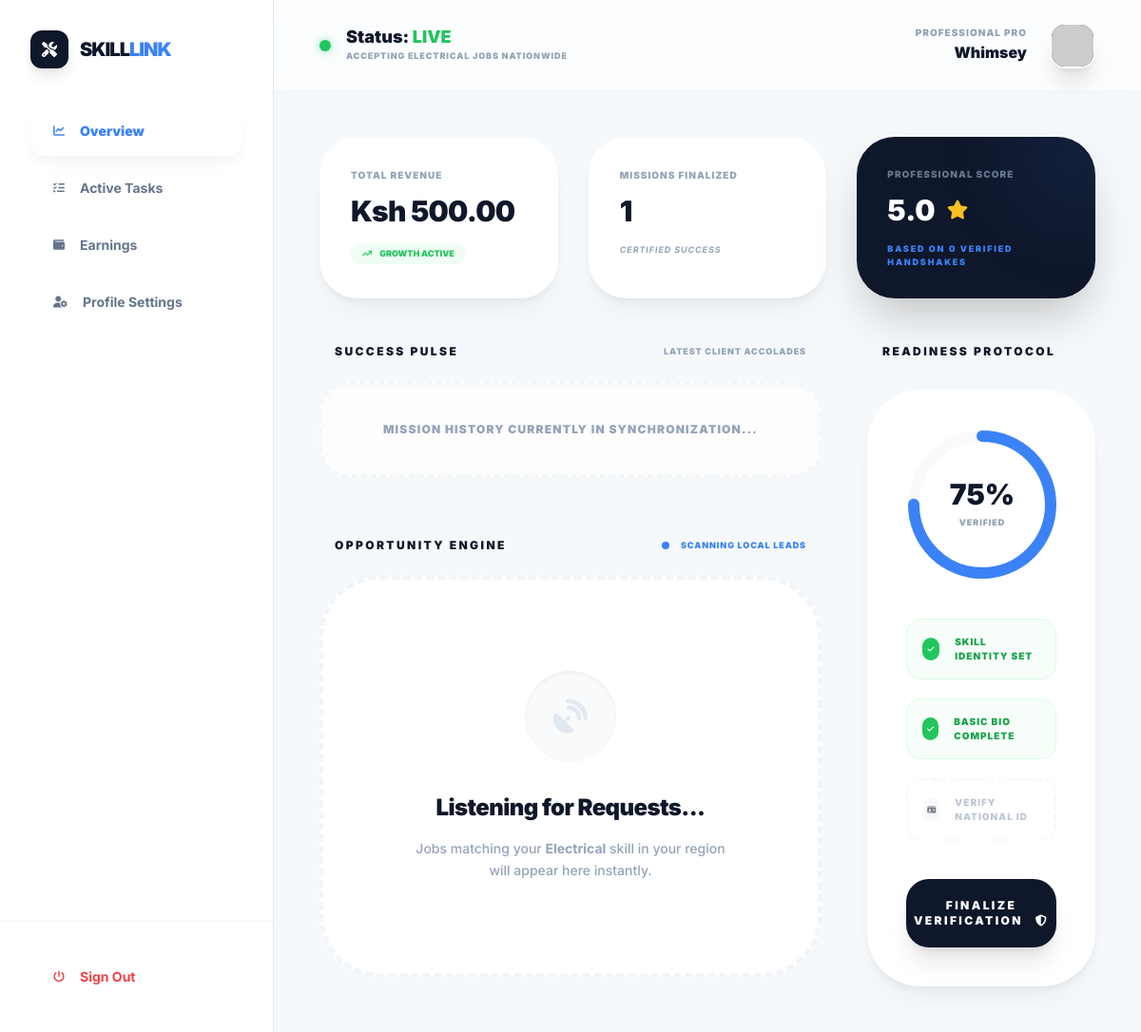
The app's page /worker/dashboard.php (signed in), older data.
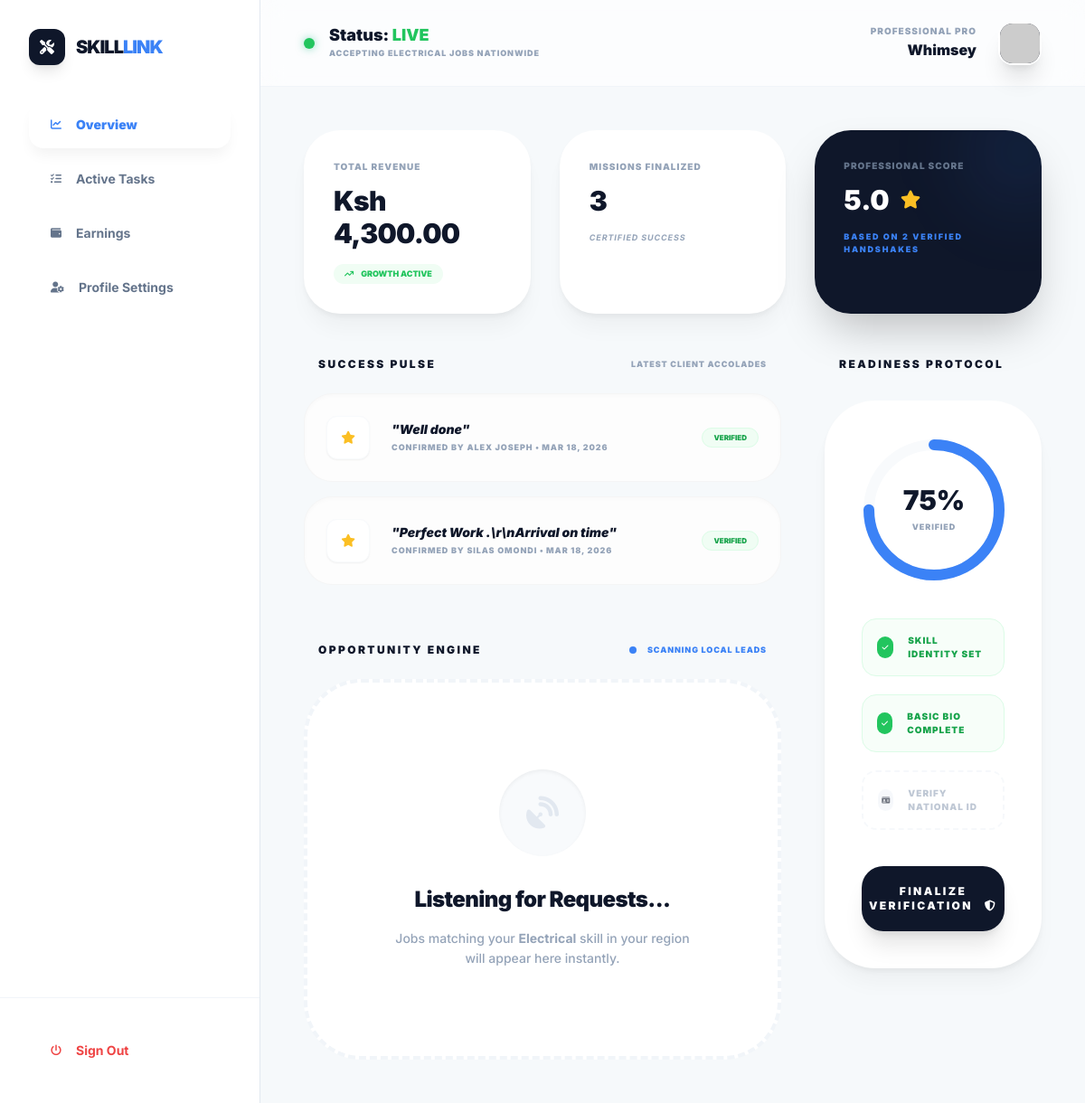
The same page, newer data.
### tables this page shows
CREATE TABLE `worker_profiles` (
  `profile_id` int(11) NOT NULL,
  `user_id` int(11) NOT NULL COMMENT 'Links to the shared users table',
  `category_id` int(11) NOT NULL COMMENT 'Links to the Blueprint (categories) table',
  `bio` text NOT NULL COMMENT 'The professional summary for clients',
  `profile_photo` varchar(255) DEFAULT 'default-pro.png' COMMENT 'Path to the headshot',
  `onboarded_at` timestamp NOT NULL DEFAULT current_timestamp(),
  `hourly_rate` decimal(10,2) DEFAULT 0.00,
  `service_radius` int(11) DEFAULT 10,
  `is_live` tinyint(1) DEFAULT 1,
  `id_proof_path` varchar(255) DEFAULT NULL,
  `is_verified` tinyint(1) DEFAULT 0
);

CREATE TABLE `categories` (
  `id` int(11) NOT NULL,
  `cat_name` varchar(50) NOT NULL COMMENT 'Display name (e.g., Plumbing)',
  `cat_icon` varchar(50) NOT NULL COMMENT 'FontAwesome class (e.g., fa-wrench)',
  `sort_order` int(11) DEFAULT 0 COMMENT 'Controls UI display sequence',
  `status` enum('active','hidden') DEFAULT 'active' COMMENT 'Allows temporary hiding of categories',
  `created_at` timestamp NOT NULL DEFAULT current_timestamp()
);

CREATE TABLE `reviews` (
  `id` int(11) NOT NULL,
  `task_id` int(11) NOT NULL,
  `worker_id` int(11) NOT NULL,
  `client_id` int(11) NOT NULL,
  `rating` tinyint(1) NOT NULL CHECK (`rating` between 1 and 5),
  `comment` text DEFAULT NULL,
  `created_at` timestamp NOT NULL DEFAULT current_timestamp()
);

CREATE TABLE `users` (
  `id` int(11) NOT NULL,
  `full_name` varchar(255) NOT NULL,
  `email` varchar(255) NOT NULL,
  `phone` varchar(20) NOT NULL,
  `county` varchar(100) NOT NULL,
  `area` varchar(100) NOT NULL,
  `password` varchar(255) NOT NULL,
  `role` enum('client','worker','admin') NOT NULL,
  `status` enum('active','suspended') DEFAULT 'active',
  `created_at` timestamp NOT NULL DEFAULT current_timestamp()
);

### worker/dashboard.php (the view, shortened to what the rows shown need)
<?php
$base_dir = dirname(__DIR__);
require_once $base_dir . '/includes/config.php';
$user_id = $_SESSION['user_id'];
$profile_query = $conn->query("SELECT wp.*, c.cat_name
                               FROM worker_profiles wp
                               JOIN categories c ON wp.category_id = c.id
                               WHERE wp.user_id = '$user_id'");
$worker_data = $profile_query->fetch_assoc();
$worker_category_id = $worker_data['category_id'];
$opportunities_query = $conn->query("SELECT t.*, c.cat_name
                                     FROM tasks t
                                     JOIN categories c ON t.category_id = c.id
                                     WHERE t.category_id = '$worker_category_id'
                                     AND t.status = 'open'
                                     ORDER BY t.created_at DESC
                                     LIMIT 5");
$accolades_query = $conn->query("SELECT r.*, u.full_name as client_name
                                 FROM reviews r
                                 JOIN users u ON r.client_id = u.id
                                 WHERE r.worker_id = '$user_id'
                                 ORDER BY r.created_at DESC
                                 LIMIT 3");
?>
<!DOCTYPE html>
<html lang="en">
<head>
    <script src="https://cdn.tailwindcss.com"></script>
    <link rel="stylesheet" href="https://cdnjs.cloudflare.com/ajax/libs/font-awesome/6.4.0/css/all.min.css">
</head>
<body class="bg-[#f8fafc] font-sans antialiased text-slate-900 overflow-hidden">
    <div class="flex h-screen overflow-hidden">
        <main class="flex-1 flex flex-col overflow-hidden relative">
            <header class="h-24 flex items-center justify-between px-12 bg-white/50 backdrop-blur-md border-b border-slate-100 relative z-20">
                <div class="flex items-center gap-4">
                    <div>
                        <h1 class="text-lg font-black text-slate-900 leading-none">Status: <span class="text-green-500 uppercase">Live</span></h1>
                        <p class="text-[9px] font-black text-slate-400 uppercase tracking-widest mt-1">Accepting <?php echo $worker_data['cat_name']; ?> jobs nationwide</p>
                    </div>
                </div>
            </header>
            <section class="flex-1 overflow-y-auto p-12 custom-scroll bg-[#f1f5f9]/30">
                <div class="grid grid-cols-1 lg:grid-cols-3 gap-12">
                    <div class="lg:col-span-2 space-y-8">
                        <div class="space-y-6">
                            <div class="grid grid-cols-1 gap-4">
                                <?php if($accolades_query->num_rows > 0): ?>
                                    <?php while($review = $accolades_query->fetch_assoc()): ?>
                                    <div class="recessed-card p-6 rounded-[2rem] flex items-center justify-between group">
                                        <div class="flex items-center gap-6">
                                            <div class="w-12 h-12 bg-white rounded-xl flex items-center justify-center text-amber-400 shadow-sm border border-slate-50">
                                                <i class="fas fa-star text-sm"></i>
                                            </div>
                                            <div>
                                                <p class="text-slate-900 font-black text-sm leading-tight italic">"<?php echo $review['comment']; ?>"</p>
                                                <p class="text-[9px] font-black text-slate-400 uppercase tracking-widest mt-1">Confirmed by <?php echo $review['client_name']; ?> • <?php echo date('M d, Y', strtotime($review['created_at'])); ?></p>
                                            </div>
                                        </div>
                                        <span class="px-3 py-1 bg-green-50 text-green-600 text-[8px] font-black uppercase rounded-full border border-green-100">Verified</span>
                                    </div>
                                    <?php endwhile; ?>
                                <?php else: ?>
                                    <div class="recessed-card p-10 rounded-[2rem] text-center border-2 border-dashed border-slate-100">
                                        <p class="text-xs text-slate-400 font-black uppercase tracking-widest">Mission history currently in synchronization...</p>
                                    </div>
                                <?php endif; ?>
                            </div>
                        </div>
                        <div class="space-y-6 pt-8">
                            <div class="space-y-6">
                                <?php if($opportunities_query->num_rows > 0): ?>
                                    <?php while($job = $opportunities_query->fetch_assoc()): ?>
                                    <div class="elite-card p-8 rounded-[3rem] flex items-center justify-between group new-job-glow hover:border-skill-blue/50 transition-all">
                                        <div class="flex items-center gap-8">
                                            <div class="w-16 h-16 bg-slate-50 rounded-[1.75rem] flex items-center justify-center text-slate-300 group-hover:text-skill-blue transition-colors"><i class="fas fa-bolt-lightning text-2xl"></i></div>
                                            <div class="space-y-1">
                                                <div class="flex items-center gap-3">
                                                    <span class="px-3 py-1 bg-skill-blue/10 text-skill-blue text-[9px] font-black uppercase rounded-full tracking-tighter"><?php echo $job['cat_name']; ?></span>
                                                    <span class="text-[9px] font-black text-slate-400 uppercase tracking-widest">• <?php echo date('h:i A', strtotime($job['created_at'])); ?></span>
                                                </div>
                                                <h4 class="text-lg font-black text-slate-900 tracking-tight leading-tight"><?php echo $job['title']; ?></h4>
                                                <div class="flex items-center gap-4 pt-1">
                                                    <p class="text-xs text-slate-400 font-bold uppercase tracking-widest"><i class="fas fa-map-pin mr-1.5 text-skill-blue"></i> <?php echo $job['location_name']; ?></p>
                                                    <p class="text-xs text-slate-900 font-black uppercase tracking-widest"><i class="fas fa-wallet mr-1.5 text-skill-blue"></i> Ksh <?php echo number_format($job['budget'], 2); ?></p>
                                                </div>
                                            </div>
                                        </div>
                                        <a href="view-task.php?id=<?php echo $job['id']; ?>" class="px-8 py-5 bg-slate-900 text-white rounded-2xl font-black text-[10px] uppercase tracking-widest hover:bg-skill-blue transition-all shadow-xl active:scale-95 inline-flex items-center justify-center">
                                            Inspect Task <i class="fas fa-arrow-right ml-3"></i>
                                        </a>
                                    </div>
                                    <?php endwhile; ?>
                                <?php else: ?>
                                    <div class="bg-white rounded-[4rem] p-24 text-center border-4 border-dashed border-slate-100 group transition-all">
                                        <div class="w-24 h-24 bg-slate-50 rounded-full flex items-center justify-center mx-auto mb-8 shadow-inner"><i class="fas fa-satellite-dish text-slate-200 text-4xl animate-pulse"></i></div>
                                        <h4 class="text-2xl font-black text-slate-900 tracking-tight">Listening for Requests...</h4>
                                        <p class="text-sm text-slate-400 font-medium max-w-sm mx-auto mt-4 leading-relaxed">Jobs matching your <strong><?php echo $worker_data['cat_name']; ?></strong> skill in your region will appear here instantly.</p>
                                    </div>
                                <?php endif; ?>
                            </div>
                        </div>
                    </div>
                </div>
            </section>
        </main>
    </div>
</body>
</html>

Row changes from the older to the newer data that the page shows:
added reviews: comment "Well done", client.full_name "ALEX JOSEPH", created_at "MAR 18, 2026"
added reviews: comment "Perfect Work .\\r\\nArrival on time", client.full_name "SILAS OMONDI", created_at "MAR 18, 2026"
Text that changed along with them:
$stats['total_earnings']: "500.00" → "4,300.00"
$stats['total_tasks_finished']: "1" → "3"
$rep['avg_rating']: (not shown) → "5.0"
$rep['review_count']: "0" → "2"
text no longer shown: "5.0 MISSION HISTORY CURRENTLY IN SYNCHRONIZATION..."
